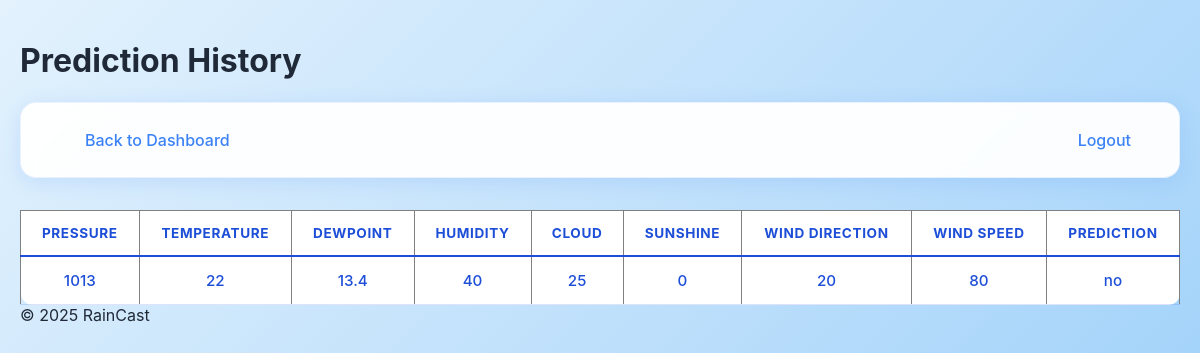
The app's page /history (signed in) with its own data.
### app.py (models this page shows)
class Predictions(db.Model):
    id = db.Column(db.Integer, primary_key = True, autoincrement = True)
    user_id = db.Column(db.Integer, db.ForeignKey('users.id'), nullable=False)
    input_data = db.Column(db.PickleType, nullable=False)
    predicted_output = db.Column(db.PickleType, nullable=False)

### app.py (the view)
@app.route('/history')
@login_required
def history():
    user_history = Predictions.query.filter_by(user_id=current_user.id).all()
    print(f"DEBUG: Found {len(user_history)} history entries")
    return render_template('history.html', history=user_history)

### app.py (called while the page is built)
@login_manager.user_loader
def load_user(user_id):
    return Users.query.get(int(user_id))

### templates/history.html (shortened to what this page needs)
<!DOCTYPE html>
<html>
<head>
    <link rel="stylesheet" href="{{ url_for('static', filename='history.css') }}">
</head>
<body>
    <h1>Prediction History</h1>
    <nav>
        <a href="{{ url_for('dashboard') }}">Back to Dashboard</a>
        <a href="{{ url_for('logout') }}">Logout</a>
    </nav>
    <table border="1" style="border-collapse: collapse; width: 100%;">
        <thead>
            <tr>
                <th>Pressure</th>
                <th>Temperature</th>
                <th>Dewpoint</th>
                <th>Humidity</th>
                <th>Cloud</th>
                <th>Sunshine</th>
                <th>Wind Direction</th>
                <th>Wind Speed</th>
                <th>Prediction</th>
            </tr>
        </thead>
        <tbody>
            {% if history and history|length > 0 %}
                {% for entry in history %}
                <tr>
                    <td>{{ entry.input_data['pressure'][0] }}</td>
                    <td>{{ entry.input_data['temparature'][0] }}</td>
                    <td>{{ entry.input_data['dewpoint'][0] }}</td>
                    <td>{{ entry.input_data['humidity'][0] }}</td>
                    <td>{{ entry.input_data['cloud'][0] }}</td>
                    <td>{{ entry.input_data['sunshine'][0] }}</td>
                    <td>{{ entry.input_data['winddirection'][0] }}</td>
                    <td>{{ entry.input_data['windspeed'][0] }}</td>
                    <td>{{ entry.predicted_output }}</td>
                </tr>
                {% endfor %}
            {% else %}
                <tr>
                    <td colspan="9">No predictions found.</td>
                </tr>
            {% endif %}
        </tbody>
    </table>
    <footer>© 2025 RainCast</footer>
</body>
</html>

### static/history.css (style rules this page uses)
body { font-family: 'Inter', 'Segoe UI', sans-serif; background: linear-gradient(135deg, #e3f2fd 0%, #bbdefb 50%, #90caf9 100%); margin: 0; padding: 20px; color: #1f2937; min-height: 100vh; }
nav { background: rgba(255, 255, 255, 0.95); backdrop-filter: blur(10px); padding: 1.2rem 2rem; display: flex; justify-content: space-between; align-items: center; border-radius: 16px; box-shadow: 0 4px 20px rgba(59, 130, 246, 0.15); margin-bottom: 2rem; border: 1px solid rgba(59, 130, 246, 0.1); }
nav a { text-decoration: none; color: #3b82f6; font-weight: 500; margin-left: 1rem; padding: 8px 16px; border-radius: 8px; transition: all 0.3s ease; }
table { width: 100%; border-collapse: separate; border-spacing: 0; }
th, td { padding: 14px 18px; text-align: center; font-size: 0.95rem; color: #1d4ed8; }
th { background: #ffffff; font-weight: 700; text-transform: uppercase; letter-spacing: 0.6px; font-size: 0.85rem; border-bottom: 2px solid #1d4ed8; }
td { background: #ffffff; font-weight: 500; border-bottom: 1px solid rgba(29, 78, 216, 0.15); }
tbody tr:last-child td:first-child { border-bottom-left-radius: 12px; }
tbody tr:last-child td:last-child { border-bottom-right-radius: 12px; }

### records on screen
Predictions: input_data "1013", input_data "22", input_data "13.4", input_data "40", input_data "25", input_data "0", input_data "20", input_data "80", predicted_output "no"
